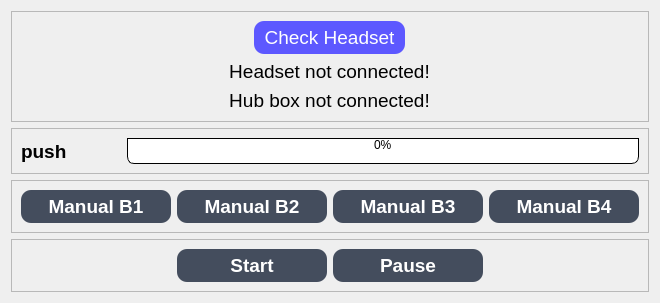
              <widget class="QWidget" name="WeelchairPage">
               <layout class="QVBoxLayout" name="verticalLayout_28">
                <item>
                 <widget class="QFrame" name="frame_40">
                  <property name="frameShape">
                   <enum>QFrame::StyledPanel</enum>
                  </property>
                  <property name="frameShadow">
                   <enum>QFrame::Raised</enum>
                  </property>
                  <layout class="QVBoxLayout" name="verticalLayout_27">
                   <item alignment="Qt::AlignHCenter">
                    <widget class="QPushButton" name="WCCheckBtn">
                     <property name="sizePolicy">
                      <sizepolicy hsizetype="Expanding" vsizetype="Maximum">
                       <horstretch>0</horstretch>
                       <verstretch>0</verstretch>
                      </sizepolicy>
                     </property>
                     <property name="font">
                      <font>
                       <pointsize>14</pointsize>
                      </font>
                     </property>
                     <property name="styleSheet">
                      <string notr="true">QPushButton{
	background-color:rgb(93, 88, 255);
	color:rgb(255, 255, 255);
	padding: 5px 10px; 
	border-top-left-radius: 10px;
	border-top-right-radius: 10px;
	border-bottom-left-radius: 10px;
	border-bottom-right-radius: 10px;
	border-left: 2px solidrgb(135, 153, 184);
	border-right: 2px solidrgb(135, 153, 184);
	border-top: 2px solidrgb(135, 153, 184);
	border-bottom: 2px solidrgb(135, 153, 184);
}
QPushButton:hover{
	background-color:rgb(43, 34, 173);
}
QPushButton:pressed{
	background-color:rgb(126, 255, 247);
}
</string>
                     </property>
                     <property name="text">
                      <string>Check Headset</string>
                     </property>
                     <property name="icon">
                      <iconset resource="../GRH-Home-BCI-git/resources.qrc">
                       <normaloff>:/icons/icons/headphones.svg</normaloff>:/icons/icons/headphones.svg</iconset>
                     </property>
                     <property name="iconSize">
                      <size>
                       <width>30</width>
                       <height>30</height>
                      </size>
                     </property>
                    </widget>
                   </item>
                   <item alignment="Qt::AlignHCenter">
                    <widget class="QLabel" name="WCHeadLabel">
                     <property name="font">
                      <font>
                       <pointsize>14</pointsize>
                      </font>
                     </property>
                     <property name="text">
                      <string>Headset not connected!</string>
                     </property>
                     <property name="alignment">
                      <set>Qt::AlignCenter</set>
                     </property>
                    </widget>
                   </item>
                   <item alignment="Qt::AlignHCenter">
                    <widget class="QLabel" name="WCStatLabel">
                     <property name="font">
                      <font>
                       <pointsize>14</pointsize>
                      </font>
                     </property>
                     <property name="text">
                      <string>Hub box not connected!</string>
                     </property>
                     <property name="alignment">
                      <set>Qt::AlignCenter</set>
                     </property>
                    </widget>
                   </item>
                  </layout>
                 </widget>
                </item>
                <item>
                 <widget class="QFrame" name="frame_39">
                  <property name="frameShape">
                   <enum>QFrame::StyledPanel</enum>
                  </property>
                  <property name="frameShadow">
                   <enum>QFrame::Raised</enum>
                  </property>
                  <layout class="QHBoxLayout" name="horizontalLayout_23">
                   <item alignment="Qt::AlignLeft">
                    <widget class="QLabel" name="WCLabel">
                     <property name="sizePolicy">
                      <sizepolicy hsizetype="Fixed" vsizetype="Preferred">
                       <horstretch>0</horstretch>
                       <verstretch>0</verstretch>
                      </sizepolicy>
                     </property>
                     <property name="minimumSize">
                      <size>
                       <width>60</width>
                       <height>0</height>
                      </size>
                     </property>
                     <property name="font">
                      <font>
                       <pointsize>14</pointsize>
                       <weight>75</weight>
                       <bold>true</bold>
                      </font>
                     </property>
                     <property name="text">
                      <string>push</string>
                     </property>
                    </widget>
                   </item>
                   <item>
                    <spacer name="horizontalSpacer_20">
                     <property name="orientation">
                      <enum>Qt::Horizontal</enum>
                     </property>
                     <property name="sizeType">
                      <enum>QSizePolicy::Preferred</enum>
                     </property>
                     <property name="sizeHint" stdset="0">
                      <size>
                       <width>40</width>
                       <height>20</height>
                      </size>
                     </property>
                    </spacer>
                   </item>
                   <item>
                    <widget class="QProgressBar" name="WCProgressBar">
                     <property name="styleSheet">
                      <string notr="true">QProgressBar {
border: 1px solid black;
text-align: top;
padding: 1px;
border-bottom-right-radius: 7px;
border-bottom-left-radius: 7px;
background: QLinearGradient( x1: 0, y1: 0, x2: 1, y2: 0,
stop: 0 #fff,
stop: 0.4999 #eee,
stop: 0.5 #ddd,
stop: 1 #eee );
width: 15px;
}

QProgressBar::chunk {
background: QLinearGradient( x1: 0, y1: 0, x2: 1, y2: 0,
stop: 0 #78d,
stop: 0.4999 #46a,
stop: 0.5 #45a,
stop: 1 #238 );
border-bottom-right-radius: 7px;
border-bottom-left-radius: 7px;
border: 1px solid black;
}</string>
                     </property>
                     <property name="value">
                      <number>0</number>
                     </property>
                    </widget>
                   </item>
                  </layout>
                 </widget>
                </item>
                <item>
                 <widget class="QFrame" name="frame_38">
                  <property name="frameShape">
                   <enum>QFrame::StyledPanel</enum>
                  </property>
                  <property name="frameShadow">
                   <enum>QFrame::Raised</enum>
                  </property>
                  <layout class="QHBoxLayout" name="horizontalLayout_22">
                   <item>
                    <widget class="QPushButton" name="WCManualOnBtn_1">
                     <property name="sizePolicy">
                      <sizepolicy hsizetype="Expanding" vsizetype="Maximum">
                       <horstretch>0</horstretch>
                       <verstretch>0</verstretch>
                      </sizepolicy>
                     </property>
                     <property name="minimumSize">
                      <size>
                       <width>150</width>
                       <height>0</height>
                      </size>
                     </property>
                     <property name="font">
                      <font>
                       <pointsize>14</pointsize>
                       <weight>75</weight>
                       <bold>true</bold>
                      </font>
                     </property>
                     <property name="styleSheet">
                      <string notr="true">QPushButton{
	background-color:rgb(68, 77, 93);
	color:rgb(255, 255, 255);
	padding: 5px 10px; 
	border-top-left-radius: 10px;
	border-top-right-radius: 10px;
	border-bottom-left-radius: 10px;
	border-bottom-right-radius: 10px;
	border-left: 2px solidrgb(135, 153, 184);
	border-right: 2px solidrgb(135, 153, 184);
	border-top: 2px solidrgb(135, 153, 184);
	border-bottom: 2px solidrgb(135, 153, 184);
}
QPushButton:hover{
	background-color:rgb(148, 168, 202);
}
QPushButton:pressed{
	background-color:rgb(143, 255, 130);
}
</string>
                     </property>
                     <property name="text">
                      <string>Manual B1</string>
                     </property>
                     <property name="icon">
                      <iconset resource="../GRH-Home-BCI-git/resources.qrc">
                       <normaloff>:/icons/icons/zap.svg</normaloff>:/icons/icons/zap.svg</iconset>
                     </property>
                     <property name="iconSize">
                      <size>
                       <width>30</width>
                       <height>30</height>
                      </size>
                     </property>
                    </widget>
                   </item>
                   <item>
                    <widget class="QPushButton" name="WCManualOnBtn_2">
                     <property name="sizePolicy">
                      <sizepolicy hsizetype="Expanding" vsizetype="Maximum">
                       <horstretch>0</horstretch>
                       <verstretch>0</verstretch>
                      </sizepolicy>
                     </property>
                     <property name="minimumSize">
                      <size>
                       <width>150</width>
                       <height>0</height>
                      </size>
                     </property>
                     <property name="font">
                      <font>
                       <pointsize>14</pointsize>
                       <weight>75</weight>
                       <bold>true</bold>
                      </font>
                     </property>
                     <property name="styleSheet">
                      <string notr="true">QPushButton{
	background-color:rgb(68, 77, 93);
	color:rgb(255, 255, 255);
	padding: 5px 10px; 
	border-top-left-radius: 10px;
	border-top-right-radius: 10px;
	border-bottom-left-radius: 10px;
	border-bottom-right-radius: 10px;
	border-left: 2px solidrgb(135, 153, 184);
	border-right: 2px solidrgb(135, 153, 184);
	border-top: 2px solidrgb(135, 153, 184);
	border-bottom: 2px solidrgb(135, 153, 184);
}
QPushButton:hover{
	background-color:rgb(148, 168, 202);
}
QPushButton:pressed{
	background-color:rgb(143, 255, 130);
}
</string>
                     </property>
                     <property name="text">
                      <string>Manual B2</string>
                     </property>
                     <property name="icon">
                      <iconset resource="../GRH-Home-BCI-git/resources.qrc">
                       <normaloff>:/icons/icons/zap.svg</normaloff>:/icons/icons/zap.svg</iconset>
                     </property>
                     <property name="iconSize">
                      <size>
                       <width>30</width>
                       <height>30</height>
                      </size>
                     </property>
                    </widget>
                   </item>
                   <item>
                    <widget class="QPushButton" name="WCManualOnBtn_3">
                     <property name="sizePolicy">
                      <sizepolicy hsizetype="Expanding" vsizetype="Maximum">
                       <horstretch>0</horstretch>
                       <verstretch>0</verstretch>
                      </sizepolicy>
                     </property>
                     <property name="minimumSize">
                      <size>
                       <width>150</width>
                       <height>0</height>
                      </size>
                     </property>
                     <property name="font">
                      <font>
                       <pointsize>14</pointsize>
                       <weight>75</weight>
                       <bold>true</bold>
                      </font>
                     </property>
                     <property name="styleSheet">
                      <string notr="true">QPushButton{
	background-color:rgb(68, 77, 93);
	color:rgb(255, 255, 255);
	padding: 5px 10px; 
	border-top-left-radius: 10px;
	border-top-right-radius: 10px;
	border-bottom-left-radius: 10px;
	border-bottom-right-radius: 10px;
	border-left: 2px solidrgb(135, 153, 184);
	border-right: 2px solidrgb(135, 153, 184);
	border-top: 2px solidrgb(135, 153, 184);
	border-bottom: 2px solidrgb(135, 153, 184);
}
QPushButton:hover{
	background-color:rgb(148, 168, 202);
}
QPushButton:pressed{
	background-color:rgb(143, 255, 130);
}
</string>
                     </property>
                     <property name="text">
                      <string>Manual B3</string>
                     </property>
                     <property name="icon">
                      <iconset resource="../GRH-Home-BCI-git/resources.qrc">
                       <normaloff>:/icons/icons/zap.svg</normaloff>:/icons/icons/zap.svg</iconset>
                     </property>
                     <property name="iconSize">
                      <size>
                       <width>30</width>
                       <height>30</height>
                      </size>
                     </property>
                    </widget>
                   </item>
                   <item>
                    <widget class="QPushButton" name="WCManualOnBtn_4">
                     <property name="sizePolicy">
                      <sizepolicy hsizetype="Expanding" vsizetype="Maximum">
                       <horstretch>0</horstretch>
                       <verstretch>0</verstretch>
                      </sizepolicy>
                     </property>
                     <property name="minimumSize">
                      <size>
                       <width>150</width>
                       <height>0</height>
                      </size>
                     </property>
                     <property name="font">
                      <font>
                       <pointsize>14</pointsize>
                       <weight>75</weight>
                       <bold>true</bold>
                      </font>
                     </property>
                     <property name="styleSheet">
                      <string notr="true">QPushButton{
	background-color:rgb(68, 77, 93);
	color:rgb(255, 255, 255);
	padding: 5px 10px; 
	border-top-left-radius: 10px;
	border-top-right-radius: 10px;
	border-bottom-left-radius: 10px;
	border-bottom-right-radius: 10px;
	border-left: 2px solidrgb(135, 153, 184);
	border-right: 2px solidrgb(135, 153, 184);
	border-top: 2px solidrgb(135, 153, 184);
	border-bottom: 2px solidrgb(135, 153, 184);
}
QPushButton:hover{
	background-color:rgb(148, 168, 202);
}
QPushButton:pressed{
	background-color:rgb(143, 255, 130);
}
</string>
                     </property>
                     <property name="text">
                      <string>Manual B4</string>
                     </property>
                     <property name="icon">
                      <iconset resource="../GRH-Home-BCI-git/resources.qrc">
                       <normaloff>:/icons/icons/zap.svg</normaloff>:/icons/icons/zap.svg</iconset>
                     </property>
                     <property name="iconSize">
                      <size>
                       <width>30</width>
                       <height>30</height>
                      </size>
                     </property>
                    </widget>
                   </item>
                  </layout>
                 </widget>
                </item>
                <item>
                 <widget class="QFrame" name="frame_41">
                  <property name="frameShape">
                   <enum>QFrame::StyledPanel</enum>
                  </property>
                  <property name="frameShadow">
                   <enum>QFrame::Raised</enum>
                  </property>
                  <layout class="QHBoxLayout" name="horizontalLayout_24">
                   <item>
                    <spacer name="horizontalSpacer_31">
                     <property name="orientation">
                      <enum>Qt::Horizontal</enum>
                     </property>
                     <property name="sizeHint" stdset="0">
                      <size>
                       <width>40</width>
                       <height>20</height>
                      </size>
                     </property>
                    </spacer>
                   </item>
                   <item alignment="Qt::AlignHCenter">
                    <widget class="QPushButton" name="WCStartBtn">
                     <property name="sizePolicy">
                      <sizepolicy hsizetype="Preferred" vsizetype="Maximum">
                       <horstretch>0</horstretch>
                       <verstretch>0</verstretch>
                      </sizepolicy>
                     </property>
                     <property name="minimumSize">
                      <size>
                       <width>150</width>
                       <height>0</height>
                      </size>
                     </property>
                     <property name="font">
                      <font>
                       <pointsize>14</pointsize>
                       <weight>75</weight>
                       <bold>true</bold>
                      </font>
                     </property>
                     <property name="styleSheet">
                      <string notr="true">QPushButton{
	background-color:rgb(68, 77, 93);
	color:rgb(255, 255, 255);
	padding: 5px 10px; 
	border-top-left-radius: 10px;
	border-top-right-radius: 10px;
	border-bottom-left-radius: 10px;
	border-bottom-right-radius: 10px;
	border-left: 2px solidrgb(135, 153, 184);
	border-right: 2px solidrgb(135, 153, 184);
	border-top: 2px solidrgb(135, 153, 184);
	border-bottom: 2px solidrgb(135, 153, 184);
}
QPushButton:hover{
	background-color:rgb(148, 168, 202);
}
QPushButton:pressed{
	background-color:rgb(106, 255, 156);
}
</string>
                     </property>
                     <property name="text">
                      <string>Start</string>
                     </property>
                     <property name="icon">
                      <iconset resource="../GRH-Home-BCI-git/resources.qrc">
                       <normaloff>:/icons/icons/fast-forward.svg</normaloff>:/icons/icons/fast-forward.svg</iconset>
                     </property>
                     <property name="iconSize">
                      <size>
                       <width>30</width>
                       <height>30</height>
                      </size>
                     </property>
                    </widget>
                   </item>
                   <item alignment="Qt::AlignHCenter">
                    <widget class="QPushButton" name="WCPauseBtn">
                     <property name="sizePolicy">
                      <sizepolicy hsizetype="Preferred" vsizetype="Maximum">
                       <horstretch>0</horstretch>
                       <verstretch>0</verstretch>
                      </sizepolicy>
                     </property>
                     <property name="minimumSize">
                      <size>
                       <width>150</width>
                       <height>0</height>
                      </size>
                     </property>
                     <property name="font">
                      <font>
                       <pointsize>14</pointsize>
                       <weight>75</weight>
                       <bold>true</bold>
                      </font>
                     </property>
                     <property name="styleSheet">
                      <string notr="true">QPushButton{
	background-color:rgb(68, 77, 93);
	color:rgb(255, 255, 255);
	padding: 5px 10px; 
	border-top-left-radius: 10px;
	border-top-right-radius: 10px;
	border-bottom-left-radius: 10px;
	border-bottom-right-radius: 10px;
	border-left: 2px solidrgb(135, 153, 184);
	border-right: 2px solidrgb(135, 153, 184);
	border-top: 2px solidrgb(135, 153, 184);
	border-bottom: 2px solidrgb(135, 153, 184);
}
QPushButton:hover{
	background-color:rgb(148, 168, 202);
}
QPushButton:pressed{
	background-color:rgb(254, 255, 138);

}
</string>
                     </property>
                     <property name="text">
                      <string>Pause</string>
                     </property>
                     <property name="icon">
                      <iconset resource="../GRH-Home-BCI-git/resources.qrc">
                       <normaloff>:/icons/icons/pause.svg</normaloff>:/icons/icons/pause.svg</iconset>
                     </property>
                     <property name="iconSize">
                      <size>
                       <width>30</width>
                       <height>30</height>
                      </size>
                     </property>
                    </widget>
                   </item>
                   <item>
                    <spacer name="horizontalSpacer_30">
                     <property name="orientation">
                      <enum>Qt::Horizontal</enum>
                     </property>
                     <property name="sizeHint" stdset="0">
                      <size>
                       <width>40</width>
                       <height>20</height>
                      </size>
                     </property>
                    </spacer>
                   </item>
                  </layout>
                 </widget>
                </item>
               </layout>
              </widget>
